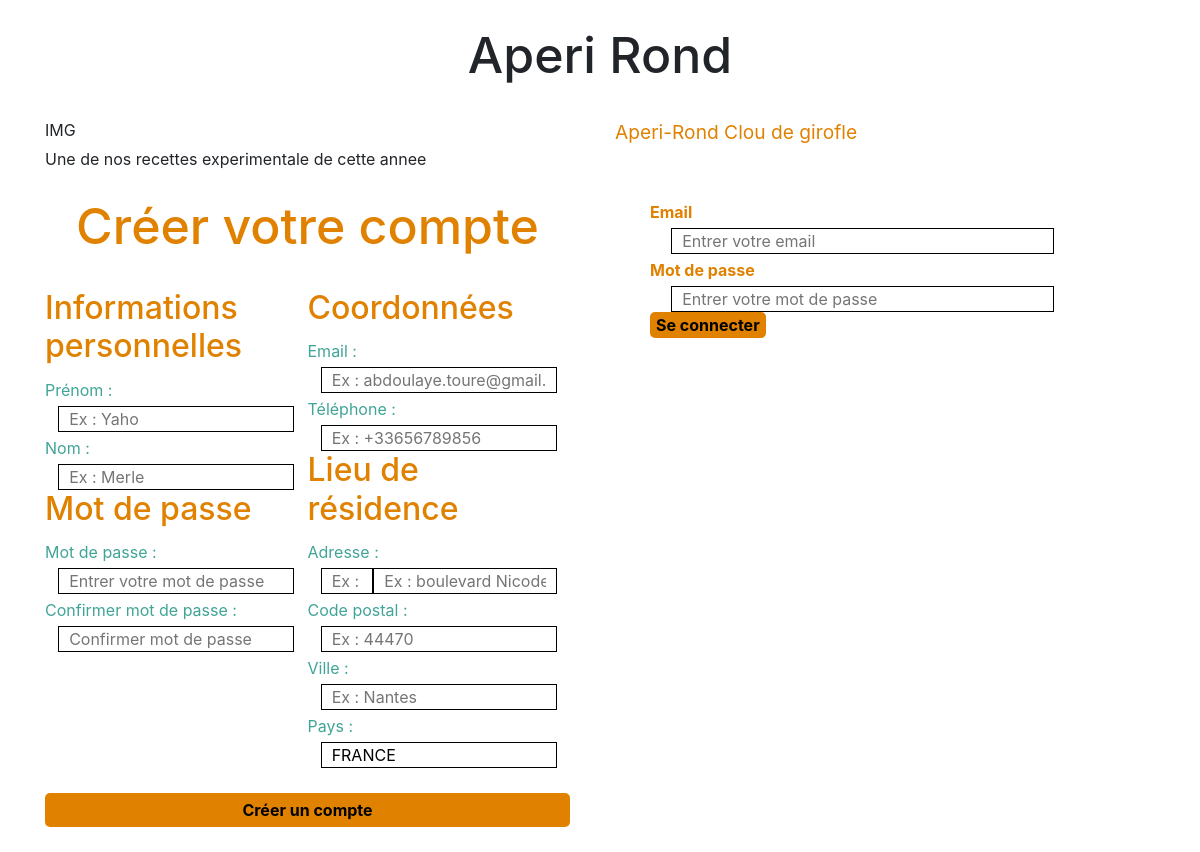
Screenshot of /?article=1 with the database file from the repository.
### tables this page shows
CREATE TABLE IF NOT EXISTS `articles` (
  `id` int(11) NOT NULL AUTO_INCREMENT,
  `nom` varchar(50) NOT NULL,
  `description` varchar(200) NOT NULL,
  `stockid` int(11) NOT NULL,
  `prix` float NOT NULL,
  `satisfaction` float NOT NULL,
  PRIMARY KEY (`id`)
);

### function/function.php (called while the page is built, shortened)
<?php
function GetTableSpe($database, $table, $field, $value) {
    $sql = "SELECT * FROM " . $table . " WHERE " . $field . " = " . $value . " ORDER BY id DESC";
    $query = $database->query($sql);
    $result = $query->fetchAll();
    return ($result);
}

### modules/article.php (the view, shortened to what this page needs)
<?php
    $article = GetTableSpe($database, "articles", "id", $_GET['article']);
?>
<div id="article_container" class="container">
    <div id="article_row" class="row">
        <div id="article_img" class="col-xs-8 col-sm-8 col-md-6 col-lg-6 col-xl-6">
            <?php echo "IMG"; ?>
        </div>
        <div id="article_title" class="col-xs-12 col-sm-12 col-md-6 col-lg-6 col-xl-6">
            <?php echo $article[0]['nom']; ?>
        </div>
        <div id="article_description" class="col-xs-12 col-sm-12 col-md-12 col-lg-12 col-xl-12">
            <?php echo $article[0]['description']; ?>
        </div>
    </div>
</div>

### assets/css/aperirond.css (style rules this page uses)
#article_title { font-size: 1.2em; display: block; color:#E08100; }

### rows the page displays
articles: nom "Aperi-Rond Clou de girofle", description "Une de nos recettes experimentale de cette annee"
